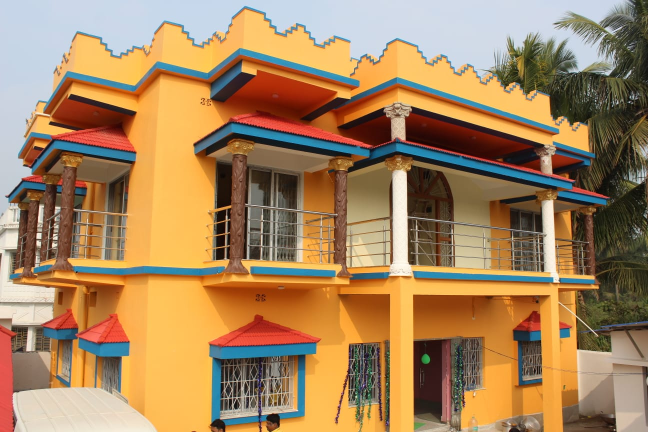
#> input picture Original hotel photo/hotel ful pic.jpeg, 1296 x 864 px, found by its file name (shown at 1/2 size)
$ python process_images.py
#> lines starting #> are read from the running program, lines starting #| are printed output that depends on the picture
import os
from PIL import Image, ImageEnhance, ImageFilter

SRC_DIR = r"D:\Digha Hotel\Original hotel photo"
OUT_DIR = r"D:\Digha Hotel\assets\images"
os.makedirs(OUT_DIR, exist_ok=True)

def enhance_image(img, brightness=1.03, contrast=1.06, color=1.08, sharpness=1.12):
    """Gives photographs a clean, crisp, appetizing boutique hotel look."""
    if brightness != 1.0:
        img = ImageEnhance.Brightness(img).enhance(brightness)
    if contrast != 1.0:
        img = ImageEnhance.Contrast(img).enhance(contrast)
    if color != 1.0:
        img = ImageEnhance.Color(img).enhance(color)
    if sharpness != 1.0:
        img = ImageEnhance.Sharpness(img).enhance(sharpness)
    return img

def save_optimized(img, filename_base):
    jpg_path = os.path.join(OUT_DIR, f"{filename_base}.jpg")
    webp_path = os.path.join(OUT_DIR, f"{filename_base}.webp")

    # Save progressive high quality JPEG
    img.save(jpg_path, "JPEG", quality=90, progressive=True, optimize=True)
    # Save modern WebP version for Core Web Vitals / SEO
    img.save(webp_path, "WEBP", quality=88, method=6)
    print(f"Processed: {filename_base}.jpg and .webp ({img.size[0]}x{img.size[1]})")

# 1. Daylight Exterior (hotel ful pic.jpeg) - crop bottom people heads (approx 35px)
p1 = os.path.join(SRC_DIR, "hotel ful pic.jpeg")
with Image.open(p1) as im:
#> im is the input picture: PIL image 1296x864 RGB; mean R, G, B 165.5, 132.3, 94.1
    w, h = im.size
#> w = 1296; h = 864
    # Crop top-left-right-bottom, trimming 45px from bottom where partial heads are visible
    cropped = im.crop((0, 0, w, h - 45))
    enhanced = enhance_image(cropped, brightness=1.02, contrast=1.05, color=1.06, sharpness=1.15)
    save_optimized(enhanced, "hotel-exterior-day")
#| Processed: hotel-exterior-day.jpg and .webp (1296x819)

    # Also create a wide hero banner (16:9 ratio)
    hero_w = enhanced.width
#> hero_w = 1296
    hero_h = int(hero_w * 9 / 16)
#> hero_h = 729
    if hero_h <= enhanced.height:
        hero_crop = enhanced.crop((0, (enhanced.height - hero_h)//2, hero_w, (enhanced.height - hero_h)//2 + hero_h))
        hero_resized = hero_crop.resize((1920, 1080), Image.Resampling.LANCZOS)
        save_optimized(hero_resized, "hero-banner-exterior")
#| Processed: hero-banner-exterior.jpg and .webp (1920x1080)

# 2. Night Exterior with LED Illumination (room 7.jpeg)
p2 = os.path.join(SRC_DIR, "room 7.jpeg")
with Image.open(p2) as im:
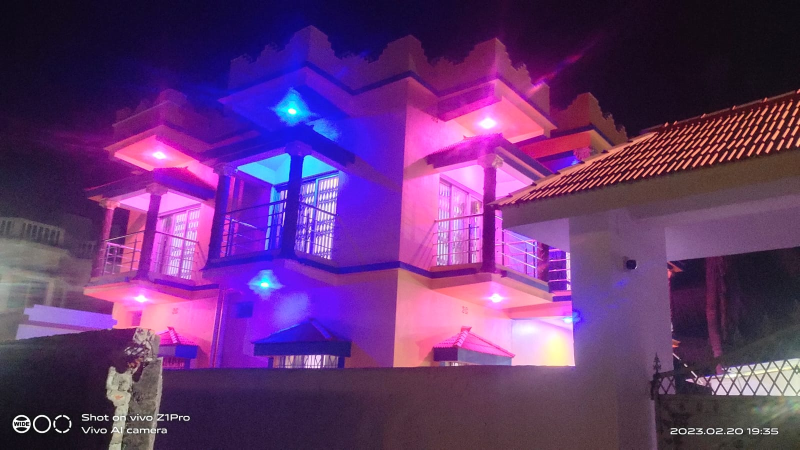
#> input picture Original hotel photo/room 7.jpeg, 1599 x 899 px, found by its file name (shown at 1/2 size)
#> im is the input picture: PIL image 1599x899 RGB; mean R, G, B 100.8, 53.1, 116.8
    w, h = im.size
#> w = 1599; h = 899
    # Crop bottom 65px to completely strip out the "Shot on vivo" watermark and 2023 timestamp
    cropped = im.crop((0, 0, w, h - 65))
#> cropped: PIL image 1599x834 RGB
    enhanced = enhance_image(cropped, brightness=1.04, contrast=1.10, color=1.12, sharpness=1.15)
    save_optimized(enhanced, "hotel-exterior-night")
#| Processed: hotel-exterior-night.jpg and .webp (1599x834)

# 3. Main Entrance Gate (main gate.jpeg)
p3 = os.path.join(SRC_DIR, "main gate.jpeg")
with Image.open(p3) as im:
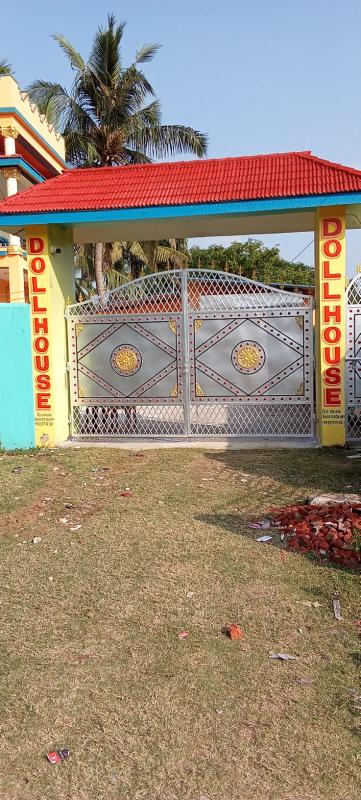
#> input picture Original hotel photo/main gate.jpeg, 721 x 1600 px, found by its file name (shown at 1/2 size)
#> im is the input picture: PIL image 721x1600 RGB; mean R, G, B 151.7, 137, 121.2
    w, h = im.size
#> w = 721; h = 1600
    # Crop bottom 180px of excessive foreground lawn rubble to focus on the gate & "DOLLHOUSE" sign
    cropped = im.crop((0, 0, w, h - 180))
#> cropped: PIL image 721x1420 RGB
    enhanced = enhance_image(cropped, brightness=1.03, contrast=1.08, color=1.08, sharpness=1.12)
    save_optimized(enhanced, "hotel-main-gate")
#| Processed: hotel-main-gate.jpg and .webp (721x1420)

# 4. Bathroom (bathroom.jpeg)
p4 = os.path.join(SRC_DIR, "bathroom.jpeg")
with Image.open(p4) as im:
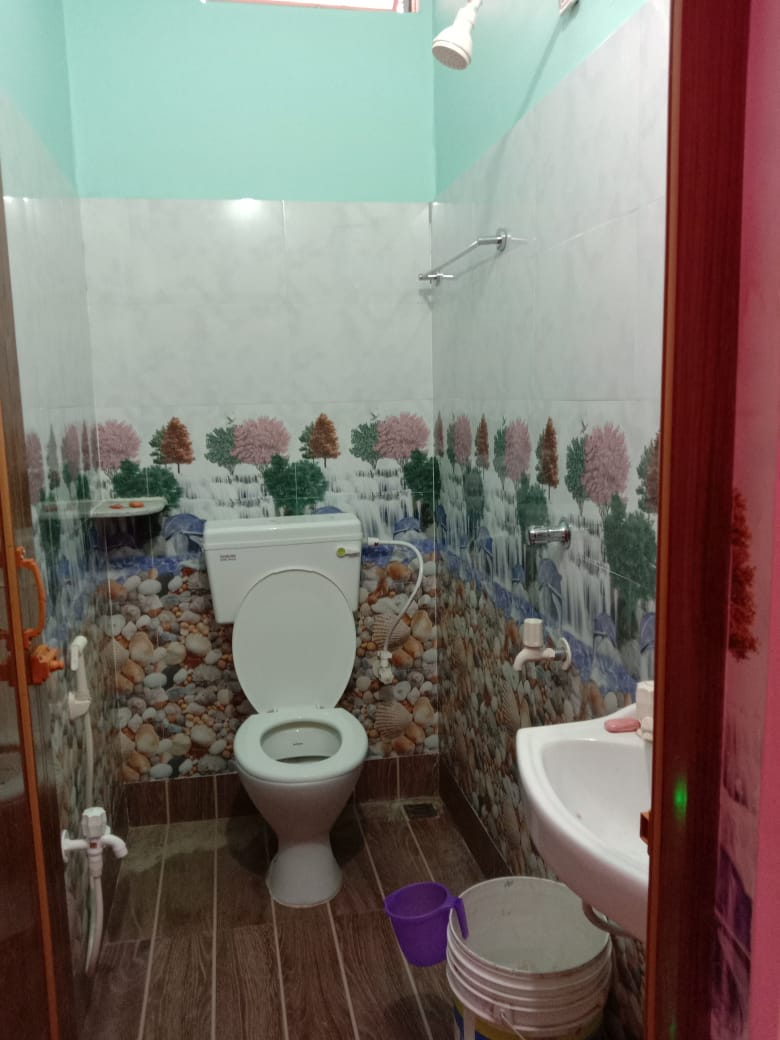
#> input picture Original hotel photo/bathroom.jpeg, 780 x 1040 px, found by its file name
#> im is the input picture: PIL image 780x1040 RGB; mean R, G, B 123, 116, 109
    w, h = im.size
#> w = 780; h = 1040
    cropped = im.crop((0, 30, w, h - 20))
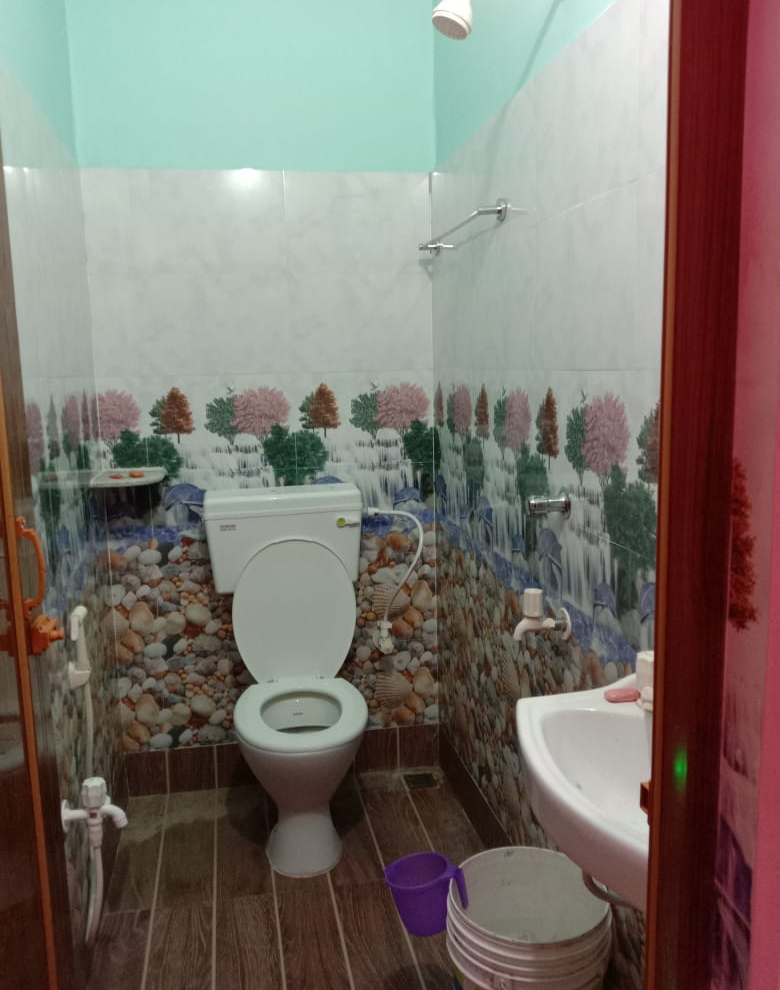
#> cropped: PIL image 780x990 RGB; mean R, G, B 122.4, 115.1, 108.1
    enhanced = enhance_image(cropped, brightness=1.08, contrast=1.06, color=1.04, sharpness=1.10)
    save_optimized(enhanced, "bathroom-suite")
#| Processed: bathroom-suite.jpg and .webp (780x990)

# 5. Deluxe Room 1 (room 3.jpeg)
p5 = os.path.join(SRC_DIR, "room 3.jpeg")
with Image.open(p5) as im:
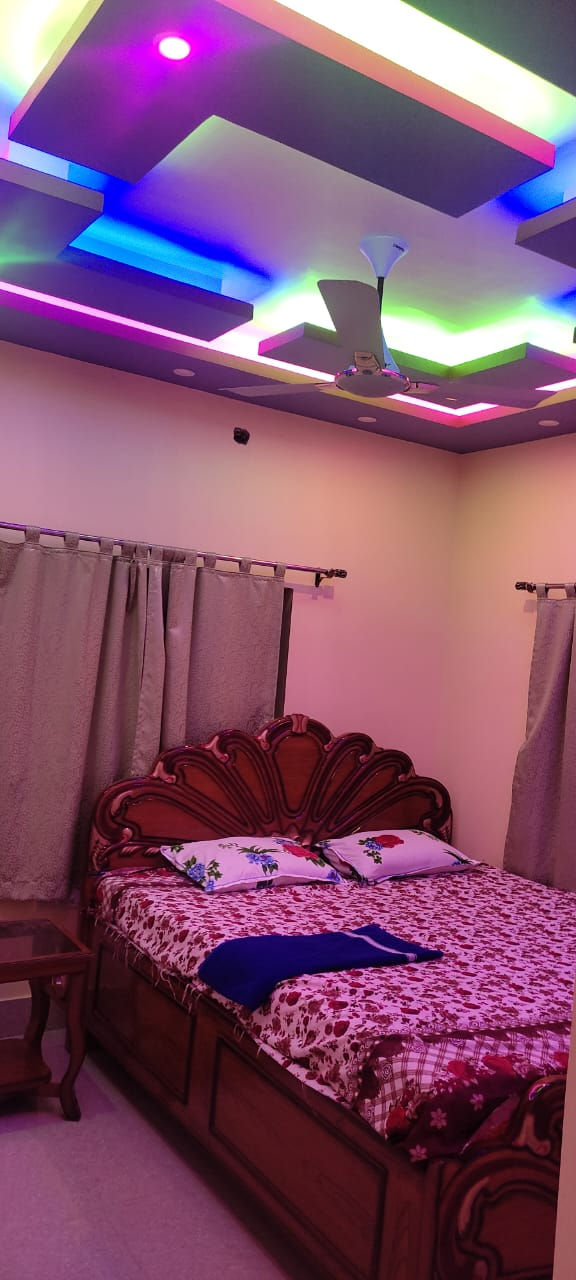
#> input picture Original hotel photo/room 3.jpeg, 576 x 1280 px, found by its file name
#> im is the input picture: PIL image 576x1280 RGB; mean R, G, B 128.1, 80, 108.8
    enhanced = enhance_image(im, brightness=1.06, contrast=1.06, color=1.08, sharpness=1.10)
    save_optimized(enhanced, "room-deluxe-ac-1")
#| Processed: room-deluxe-ac-1.jpg and .webp (576x1280)

# 6. Deluxe Room 2 with Green/Pink Dome (room 15.jpeg)
p6 = os.path.join(SRC_DIR, "room 15.jpeg")
with Image.open(p6) as im:
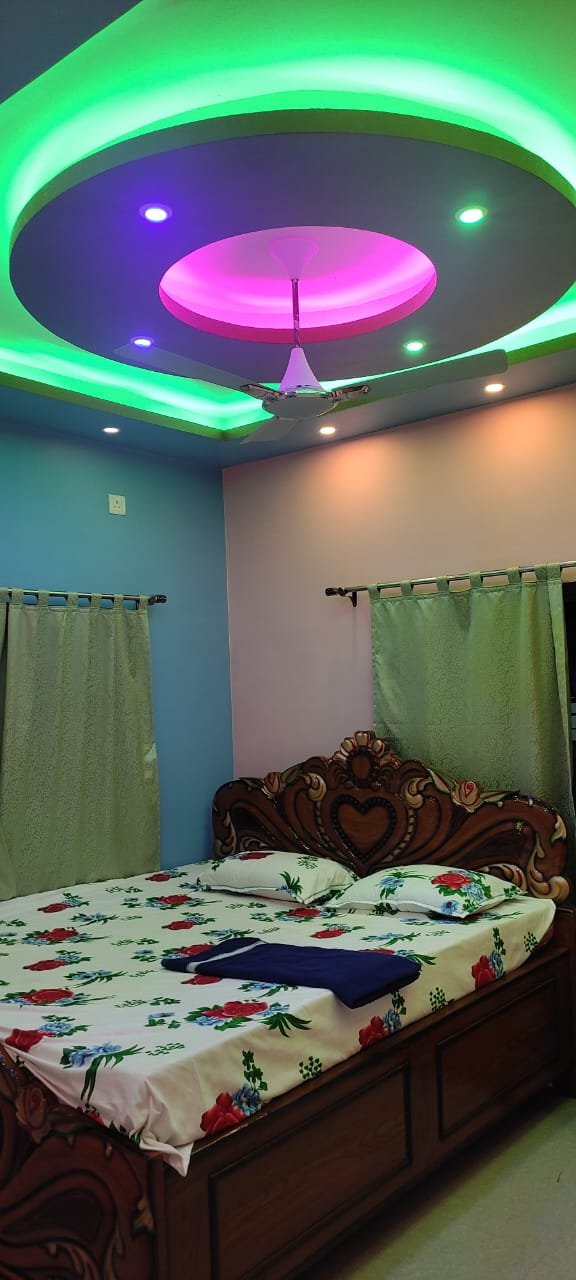
#> input picture Original hotel photo/room 15.jpeg, 576 x 1280 px, found by its file name
#> im is the input picture: PIL image 576x1280 RGB; mean R, G, B 90.6, 105.2, 94.8
    enhanced = enhance_image(im, brightness=1.05, contrast=1.06, color=1.08, sharpness=1.10)
#> in enhance_image (call 6), `img = ImageEnhance.Color(img).enhance(color)`:
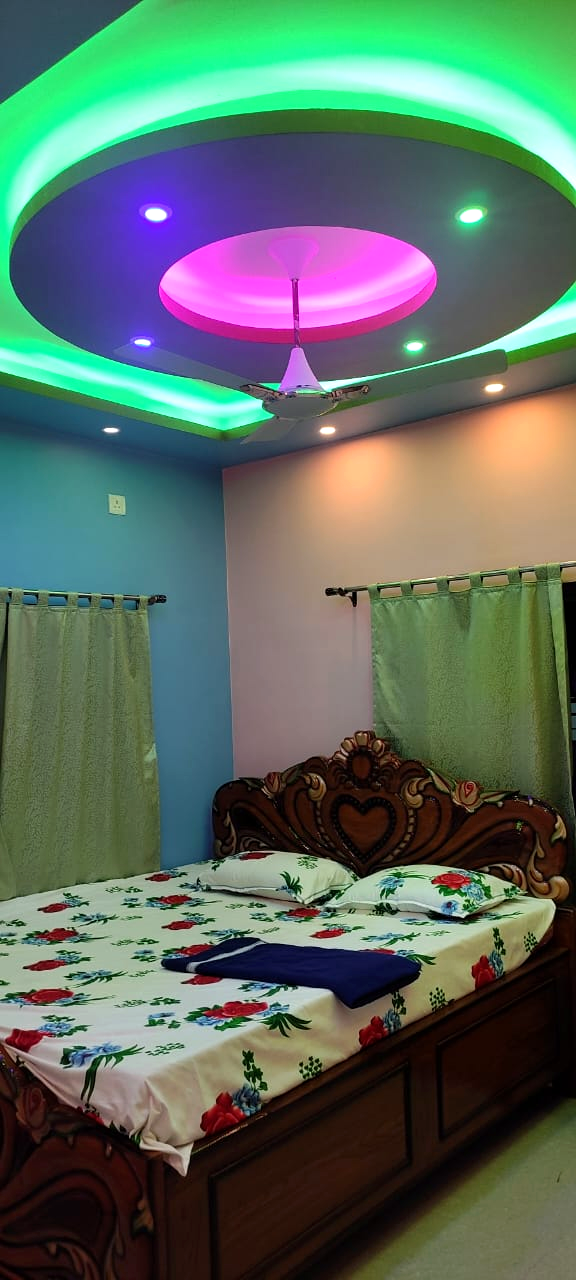
#> img: PIL image 576x1280 RGB; mean R, G, B 91.8, 108.1, 96.9
    save_optimized(enhanced, "room-deluxe-ac-2")
#| Processed: room-deluxe-ac-2.jpg and .webp (576x1280)

# 7. Executive Master Suite (room 4.jpeg) - Wide angle
p7 = os.path.join(SRC_DIR, "room 4.jpeg")
#> (the run stopped early here; a loop or call above may not have finished)
